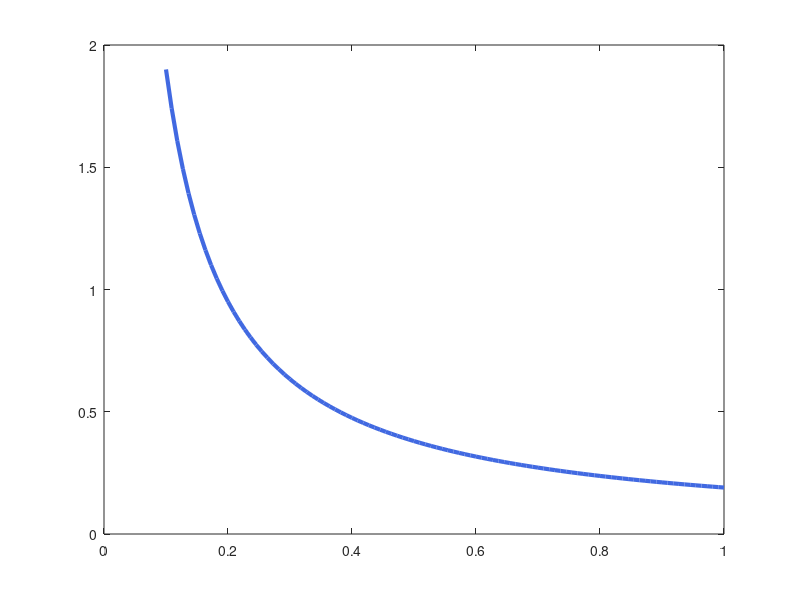

Source code (MATLAB): (Note: this script raises an error after producing the figure.)
% Generate Figure A1: Required Underdensity to Resolve Hubble Tension
% Author: Tiziano Demaria
% Date: 11 September 2025

% Parameters from the paper
H0_DISCREPANCY = 0.08;     % Observed ΔH₀/H₀
CONSTANT_TERM = 0.19;      % Derived constant

% Create array of f values
f = linspace(0.1, 1.0, 100);

% Calculate required underdensity: δ ≈ 0.19 / f
required_underdensity = CONSTANT_TERM ./ f;

% Create figure
figure('Position', [100, 100, 800, 500]);

% Plot the main relationship
plot(f, required_underdensity, 'Color', [65/255, 105/255, 225/255], ...
    'LineWidth', 3, 'DisplayName', 'Model: |δ∇T| = 0.19/f');
hold on;

% Highlight specific values
scatter([1.0, 0.5], [0.19, 0.38], 100, 'crimson', 'filled', ...
    'DisplayName', 'Specific solutions');
text(1.02, 0.17, 'f=1.0, δ=-19%', 'FontSize', 11, 'HorizontalAlignment', 'left');
text(0.52, 0.36, 'f=0.5, δ=-38%', 'FontSize', 11, 'HorizontalAlignment', 'left');

% Add horizontal line for observed Hubble tension
yline(H0_DISCREPANCY, '--', 'Observed ΔH₀/H₀ = 0.08', ...
    'Color', 'green', 'Alpha', 0.7, 'FontSize', 10, 'DisplayName', '');

% Customize plot
xlabel('Fraction of Dark Matter from T-field Gradients (f)', 'FontSize', 12);
ylabel('Required Underdensity (|δ∇T|)', 'FontSize', 12);
title('Required Underdensity to Resolve Hubble Tension', 'FontSize', 14);
grid on;
legend('Location', 'northeast');

% Axis limits and ticks
xlim([0.1, 1.0]);
ylim([0.0, 0.5]);

xticks(0.1:0.1:1.0);

% Add explanatory text box
textstr = sprintf(['Model prediction: |δ∇T| = 0.19/f\n\n' ...
    'For the observed Hubble tension\n' ...
    'ΔH₀/H₀ ≈ 0.08, the required underdensity\n' ...
    'depends on the fraction f of dark matter\n' ...
    'constituted by T-field gradients.']);
annotation('textbox', [0.15, 0.55, 0.3, 0.3], 'String', textstr, ...
    'FontSize', 11, 'BackgroundColor', [1, 0.9, 0.6], 'EdgeColor', 'none', ...
    'VerticalAlignment', 'top');

% Save the figure (optional)
% print('required_underdensity_plot','-dpng','-r300');

% Print derivation
fprintf('Derivation of the relationship:\n');
fprintf('From Appendix A1: ΔH₀/H₀ ≈ 0.42 · f · δ∇T\n');
fprintf('With observed ΔH₀/H₀ = %.2f:\n', H0_DISCREPANCY);
fprintf('%.2f ≈ 0.42 · f · δ∇T\n', H0_DISCREPANCY);
fprintf('Therefore: δ∇T ≈ 0.08 / (0.42 · f) ≈ 0.19 / f\n');

